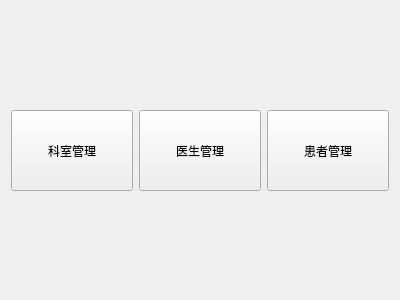
<?xml version="1.0" encoding="UTF-8"?>
<ui version="4.0">
 <class>WelcomeView</class>
 <widget class="QWidget" name="WelcomeView">
  <property name="geometry">
   <rect>
    <x>0</x>
    <y>0</y>
    <width>400</width>
    <height>300</height>
   </rect>
  </property>
  <property name="windowTitle">
   <string>欢迎</string>
  </property>
  <layout class="QVBoxLayout" name="verticalLayout">
   <item>
    <spacer name="verticalSpacer">
     <property name="orientation">
      <enum>Qt::Vertical</enum>
     </property>
     <property name="sizeHint" stdset="0">
      <size>
       <width>20</width>
       <height>91</height>
      </size>
     </property>
    </spacer>
   </item>
   <item>
    <layout class="QHBoxLayout" name="horizontalLayout">
     <item>
      <widget class="QPushButton" name="btDepartment">
       <property name="minimumSize">
        <size>
         <width>0</width>
         <height>81</height>
        </size>
       </property>
       <property name="text">
        <string>科室管理</string>
       </property>
      </widget>
     </item>
     <item>
      <widget class="QPushButton" name="btDoctor">
       <property name="minimumSize">
        <size>
         <width>0</width>
         <height>81</height>
        </size>
       </property>
       <property name="text">
        <string>医生管理</string>
       </property>
      </widget>
     </item>
     <item>
      <widget class="QPushButton" name="btPatient">
       <property name="minimumSize">
        <size>
         <width>0</width>
         <height>81</height>
        </size>
       </property>
       <property name="text">
        <string>患者管理</string>
       </property>
      </widget>
     </item>
    </layout>
   </item>
   <item>
    <spacer name="verticalSpacer_2">
     <property name="orientation">
      <enum>Qt::Vertical</enum>
     </property>
     <property name="sizeHint" stdset="0">
      <size>
       <width>20</width>
       <height>90</height>
      </size>
     </property>
    </spacer>
   </item>
  </layout>
 </widget>
 <resources/>
 <connections/>
</ui>
